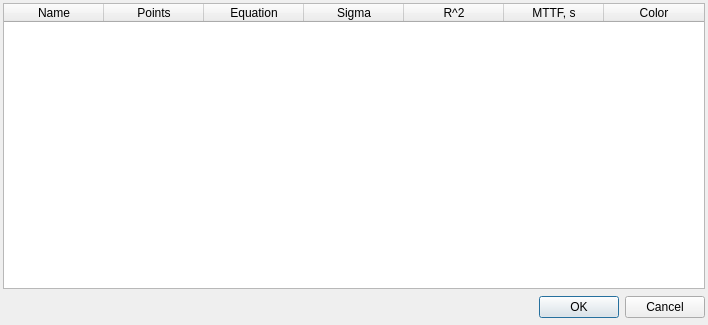
<?xml version="1.0" encoding="UTF-8"?>
<ui version="4.0">
 <class>ViewData</class>
 <widget class="QDialog" name="ViewData">
  <property name="geometry">
   <rect>
    <x>0</x>
    <y>0</y>
    <width>708</width>
    <height>325</height>
   </rect>
  </property>
  <property name="windowTitle">
   <string>Distribution's info</string>
  </property>
  <layout class="QVBoxLayout" name="verticalLayout">
   <property name="spacing">
    <number>3</number>
   </property>
   <property name="leftMargin">
    <number>3</number>
   </property>
   <property name="topMargin">
    <number>3</number>
   </property>
   <property name="rightMargin">
    <number>3</number>
   </property>
   <property name="bottomMargin">
    <number>3</number>
   </property>
   <item>
    <widget class="QTableWidget" name="twData">
     <attribute name="horizontalHeaderStretchLastSection">
      <bool>true</bool>
     </attribute>
     <attribute name="verticalHeaderVisible">
      <bool>true</bool>
     </attribute>
     <attribute name="verticalHeaderStretchLastSection">
      <bool>true</bool>
     </attribute>
     <column>
      <property name="text">
       <string>Name</string>
      </property>
     </column>
     <column>
      <property name="text">
       <string>Points</string>
      </property>
     </column>
     <column>
      <property name="text">
       <string>Equation</string>
      </property>
     </column>
     <column>
      <property name="text">
       <string>Sigma</string>
      </property>
     </column>
     <column>
      <property name="text">
       <string>R^2</string>
      </property>
     </column>
     <column>
      <property name="text">
       <string>MTTF, s</string>
      </property>
     </column>
     <column>
      <property name="text">
       <string>Color</string>
      </property>
     </column>
    </widget>
   </item>
   <item>
    <widget class="QDialogButtonBox" name="buttonBox">
     <property name="minimumSize">
      <size>
       <width>0</width>
       <height>30</height>
      </size>
     </property>
     <property name="orientation">
      <enum>Qt::Horizontal</enum>
     </property>
     <property name="standardButtons">
      <set>QDialogButtonBox::Cancel|QDialogButtonBox::Ok</set>
     </property>
    </widget>
   </item>
  </layout>
 </widget>
 <resources/>
 <connections>
  <connection>
   <sender>buttonBox</sender>
   <signal>accepted()</signal>
   <receiver>ViewData</receiver>
   <slot>accept()</slot>
   <hints>
    <hint type="sourcelabel">
     <x>248</x>
     <y>254</y>
    </hint>
    <hint type="destinationlabel">
     <x>157</x>
     <y>274</y>
    </hint>
   </hints>
  </connection>
  <connection>
   <sender>buttonBox</sender>
   <signal>rejected()</signal>
   <receiver>ViewData</receiver>
   <slot>reject()</slot>
   <hints>
    <hint type="sourcelabel">
     <x>316</x>
     <y>260</y>
    </hint>
    <hint type="destinationlabel">
     <x>286</x>
     <y>274</y>
    </hint>
   </hints>
  </connection>
 </connections>
</ui>
